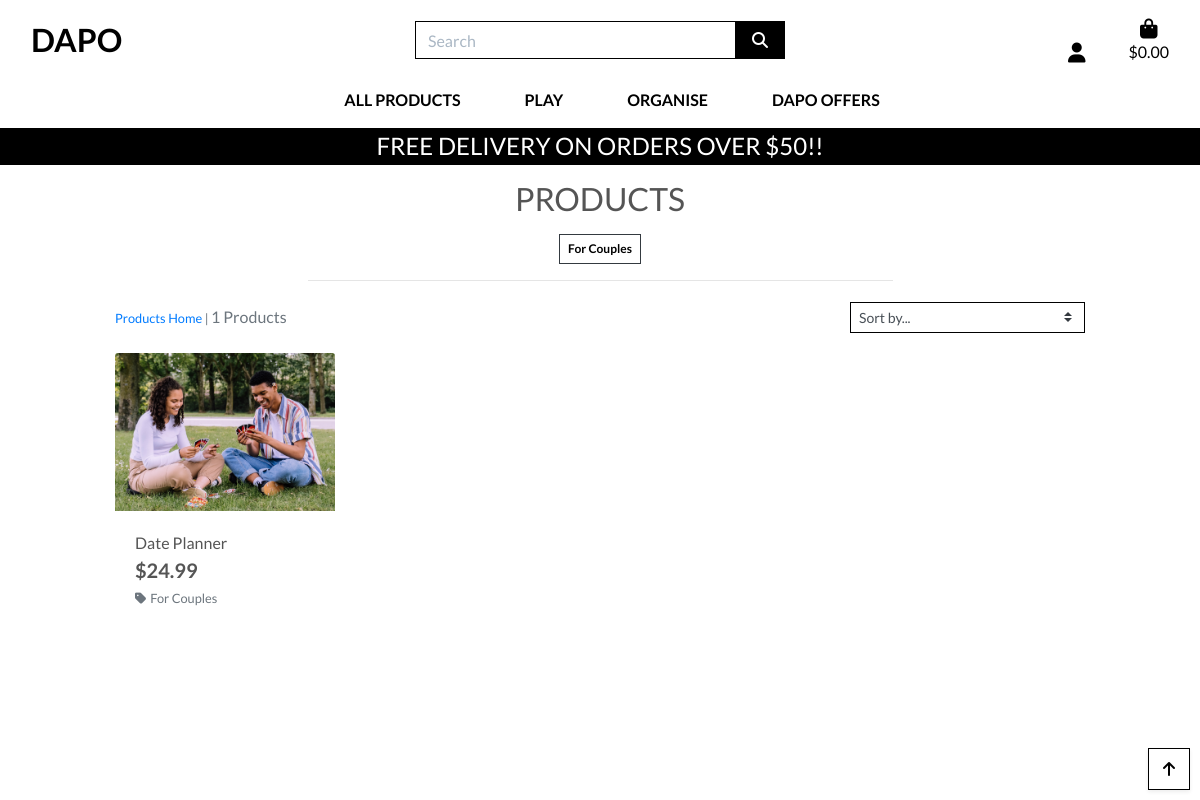
/products/?category=couple-game, run on the app's committed database.
### products/models.py (models this page shows, shortened)
class Category(models.Model):
    class Meta:
        verbose_name_plural = 'Categories'
    name = models.CharField(max_length=250)
    web_name = models.CharField(max_length=250, null=True, blank=True)

class Product(models.Model):
    category = models.ForeignKey('Category', null=True, blank=True, on_delete=models.SET_NULL)
    sku = models.CharField(max_length=254, null=True, blank=True)
    name = models.CharField(max_length=254)
    description = models.TextField()
    price = models.DecimalField(max_digits=6, decimal_places=2)
    image_url = models.URLField(max_length=1024, null=True, blank=True)
    image = models.ImageField(null=True, blank=True)

### products/views.py (the view, shortened to what this page needs)
# urls.py: path('', views.all_products, name='products'),
def all_products(request):
    products = Product.objects.all()
    query = None
    categories = None
    sort = None
    direction = None
    if request.GET:
        if 'category' in request.GET:
            categories = request.GET['category'].split(',')
            products = products.filter(category__name__in=categories)
            categories = Category.objects.filter(name__in=categories)
    current_sorting = f'{sort}_{direction}'
    context = {
        'products': products,
        'search_term': query,
        'current_categories': categories,
        'current_sorting': current_sorting,
    }
    return render(request, 'products/products.html', context)

### bag/contexts.py (called while the page is built, shortened)
def bag_contents(request):
    bag_items = []
    total = 0
    product_count = 0
    bag = request.session.get('bag', {})
    if total < settings.FREE_DELIVERY_THRESHOLD:
        delivery = total * Decimal(settings.STANDARD_DELIVERY_PERCENTAGE / 100)
        free_delivery_delta = settings.FREE_DELIVERY_THRESHOLD - total
    else:
        delivery = 0
        free_delivery_delta = 0
    grand_total = delivery + total
    context = {
        'bag_items': bag_items,
        'total': total,
        'product_count': product_count,
        'delivery': delivery,
        'free_delivery_delta': free_delivery_delta,
        'free_delivery_threshold': settings.FREE_DELIVERY_THRESHOLD,
        'grand_total': grand_total,
    }
    return context

### products/templates/products/products.html (shortened to what this page needs)
{% extends "base.html" %}
{% load static %}
{% block page_header %}
    <div class="container header-container">
    </div>
{% endblock %}
{% block content %}
<div class="overlay"></div>
    <div class="container-fluid">
        <div class="row">
            <div class="col text-center mt-3">
                <h2 class="logo-font">Products</h2>
                {% for c in current_categories %}
                    <a class="category-badge text-decoration-none" href="{% url 'products' %}?category={{ c.name }}">
                        <span class="p-2 mt-2 badge badge-white text-black rounded-0 border border-dark">{{ c.web_name }}</span>
                    </a>
                {% endfor %}
                <hr class="w-50 mb-1">
            </div>
        </div>
        <div class="row">
            <div class="product-container col-10 offset-1">
                <div class="row mt-1 mb-2">
                    <div class="col-12 col-md-6 my-auto order-md-last d-flex justify-content-center justify-content-md-end">
                        <div class="sort-select-wrapper w-50">
                            <select id="sort-selector" class="custom-select custom-select-sm rounded-0 border border-{% if current_sorting != 'None_None' %}info{% else %}black{% endif %}">
                                <option value="reset" {% if current_sorting == 'None_None' %}selected{% endif %}>Sort by...</option>
                            </select>
                        </div>
                    </div>
                    <div class="col-12 col-md-6 order-md-first">
                        <p class="text-muted mt-3 text-center text-md-left">
                            {% if search_term or current_categories or current_sorting != 'None_None' %}
                                <span class="small"><a href="{% url 'products' %}">Products Home</a> | </span>
                            {% endif %}
                            {{ products|length }} Products{% if search_term %} found for <strong>"{{ search_term }}"</strong>{% endif %}
                        </p>
                    </div>
                </div>
                <div class="row">
                    {% for product in products %}
                        <div class="col-sm-6 col-md-6 col-lg-4 col-xl-3">
                            <div class="card h-100 border-0">
                                {% if product.image %}
                                <a href="{% url 'product_detail' product.id %}">
                                    <img class="card-img-top img-fluid" src="{{ product.image.url }}" alt="{{ product.name }}">
                                </a>
                                {% else %}
                                <a href="{% url 'product_detail' product.id %}">
                                    <img class="card-img-top img-fluid" src="{{ MEDIA_URL }}noimage.png" alt="{{ product.name }}">
                                </a>
                                {% endif %}
                                <div class="card-body pb-0">
                                    <p class="mb-0">{{ product.name }}</p>
                                </div>
                                <div class="card-footer bg-white pt-0 border-0 text-left">
                                    <div class="row">
                                        <div class="col">
                                            <p class="lead mb-0 text-left font-weight-bold">${{ product.price }}</p>
                                            {% if product.category %}
                                            <p class="small mt-1 mb-0">
                                                <a class="text-muted" href="{% url 'products' %}?category={{ product.category.name }}">
                                                    <i class="fas fa-tag mr-1"></i>{{ product.category.web_name }}
                                                </a>
                                            </p>
                                            {% endif %}
                                        </div>
                                    </div>
                                </div>
                            </div>
                        </div>
                    {% endfor %}
                </div>
            </div>
        </div>
    </div>
    <div class="rtn-button shadow-sm rounded-0 border border-black">
        <a class="rtn-link d-flex h-100">
            <i class="fas fa-arrow-up text-black mx-auto my-auto"></i>
        </a>
    </div>
{% endblock %}

### static/css/base.css (style rules this page uses)
html { height: 100%; }
body { background: url(/static/Joyful-young-friends.jpg) no-repeat center center fixed; background-size: cover; height: calc(100vh - 164px); color: #555; font-family: 'Lato'; }
.logo-font { text-transform: uppercase; }
.text-black { color: #000 !important; }
.border-black { border: 1px solid black !important; }
.overlay { height: 100%; width: 100%; top: 0; left: 0; position: fixed; background: white; z-index: -1; }
.rtn-button { height: 42px; width: 42px; position: fixed; bottom: 10px; right: 10px; }
.rtn-link, .update-link, .remove-item { cursor: pointer; }
@media (min-width: 1200px) { .container { max-width: 80%; } }
@media (min-width: 992px) { .header-container { padding-top: 164px; } }

### data on the page
Category: web_name "For Couples"
Product: image (picture), name "Date Planner", price "24.99", category.web_name "For Couples"

### other printed values
{{ free_delivery_threshold }} "50"
{{ products|length }} "1"
